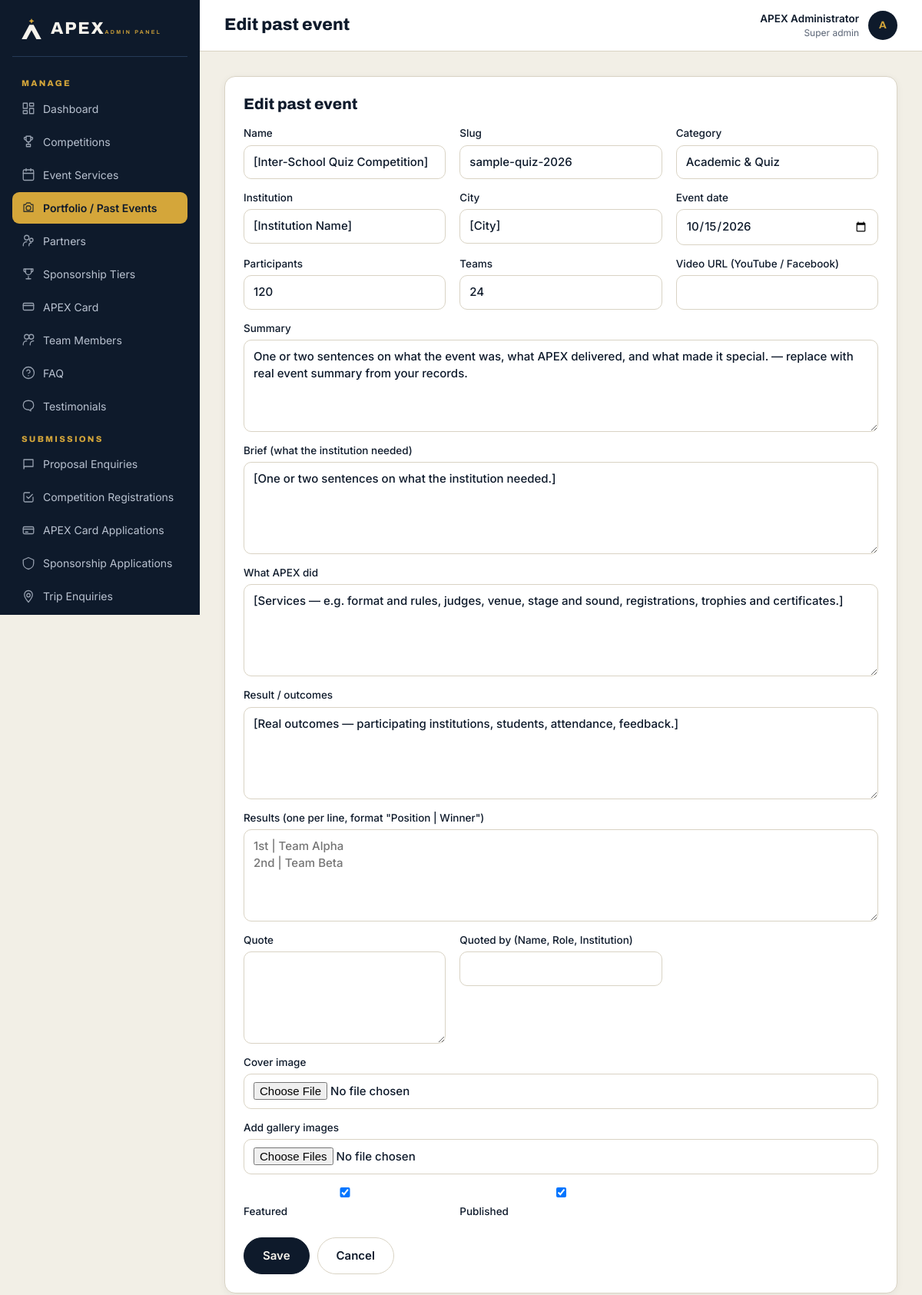
/admin/portfolio/edit.php?id=1 (signed in), run on the app's committed database.
### tables this page shows
CREATE TABLE `portfolio_items` (
  `id` INT UNSIGNED NOT NULL AUTO_INCREMENT,
  `name` VARCHAR(200) NOT NULL,
  `slug` VARCHAR(220) NOT NULL UNIQUE,
  `category` VARCHAR(80) NOT NULL,
  `institution` VARCHAR(200) NULL,
  `city` VARCHAR(80) NULL,
  `event_date` DATE NULL,
  `summary` TEXT NULL,
  `brief` TEXT NULL,
  `what_we_did` TEXT NULL,
  `result_text` TEXT NULL,
  `participants_count` INT UNSIGNED NULL,
  `teams_count` INT UNSIGNED NULL,
  `cover_image` VARCHAR(255) NULL,
  `video_url` VARCHAR(255) NULL,
  `results_json` TEXT NULL,
  `quote_text` VARCHAR(600) NULL,
  `quote_by` VARCHAR(160) NULL,
  `is_featured` TINYINT(1) NOT NULL DEFAULT 0,
  `is_published` TINYINT(1) NOT NULL DEFAULT 1,
  `created_at` DATETIME NOT NULL DEFAULT CURRENT_TIMESTAMP,
  `updated_at` DATETIME NOT NULL DEFAULT CURRENT_TIMESTAMP ON UPDATE CURRENT_TIMESTAMP,
  PRIMARY KEY (`id`),
  KEY `idx_cat_date` (`category`, `event_date`)
);

### includes/functions.php (called while the page is built, shortened)
<?php
if (!function_exists('e')) {
    function e($v): string {
        return htmlspecialchars((string)$v, ENT_QUOTES | ENT_SUBSTITUTE, 'UTF-8');
    }
}

### config/database.php (called while the page is built)
<?php
$dbConfig = [
    'host'     => $_ENV['DB_HOST']     ?? getenv('DB_HOST')     ?: 'localhost',
    'name'     => $_ENV['DB_NAME']     ?? getenv('DB_NAME')     ?: 'apex_db',
    'user'     => $_ENV['DB_USER']     ?? getenv('DB_USER')     ?: 'root',
    'pass'     => $_ENV['DB_PASS']     ?? getenv('DB_PASS')     ?: '',
    'charset'  => 'utf8mb4',
    'port'     => $_ENV['DB_PORT']     ?? getenv('DB_PORT')     ?: 3306,
];
function db(): PDO
{
    static $pdo = null;
    if ($pdo instanceof PDO) {
        return $pdo;
    }
    global $dbConfig;
    $dsn = sprintf(
        'mysql:host=%s;port=%d;dbname=%s;charset=%s',
        $dbConfig['host'], (int)$dbConfig['port'], $dbConfig['name'], $dbConfig['charset']
    );
    try {
        $pdo = new PDO($dsn, $dbConfig['user'], $dbConfig['pass'], [
            PDO::ATTR_ERRMODE            => PDO::ERRMODE_EXCEPTION,
            PDO::ATTR_DEFAULT_FETCH_MODE => PDO::FETCH_ASSOC,
            PDO::ATTR_EMULATE_PREPARES   => false,
            PDO::MYSQL_ATTR_INIT_COMMAND => "SET NAMES 'utf8mb4' COLLATE 'utf8mb4_unicode_ci'",
        ]);
    } catch (PDOException $e) {
        http_response_code(500);
        if (!empty($_ENV['APP_DEBUG']) || getenv('APP_DEBUG') === 'true') {
            exit('Database connection failed: ' . htmlspecialchars($e->getMessage()));
        }
        error_log('[APEX] DB connection failed: ' . $e->getMessage());
        exit('We could not connect to the database right now. Please try again shortly.');
    }
    return $pdo;
}

### includes/auth.php (called while the page is built, shortened)
<?php
function admin_user(): ?array
{
    try {
        $stmt = db()->prepare('SELECT id,name,email,role,is_active FROM admins WHERE id=? LIMIT 1');
        $stmt->execute([(int)$_SESSION['admin_id']]);
        $u = $stmt->fetch();
        if ($u && (int)$u['is_active'] === 1) {
            return $cached = $u;
        }
    } catch (Throwable $e) {  }
    return null;
}
function require_admin(): array
{
    $u = admin_user();
    return $u;
}

### admin/includes/crud.php (called while the page is built, shortened)
<?php
function tbl(string $name): string {
    return "`$name`";
}
function find_row(string $table, int $id): ?array {
    $stmt = db()->prepare('SELECT * FROM ' . tbl($table) . ' WHERE id=? LIMIT 1');
    $stmt->execute([$id]);
    return $stmt->fetch() ?: null;
}

### admin/portfolio/edit.php (the view, shortened to what this page needs)
<?php
$pageTitle = 'Edit past event';
require_once dirname(__DIR__) . '/includes/header.php';
require_once dirname(__DIR__) . '/includes/crud.php';
$id = (int)($_GET['id'] ?? 0);
$row = $id ? find_row('portfolio_items', $id) : null;
$results = '';
?>
<div class="admin-card">
  <h2><?= $row ? 'Edit past event' : 'New past event' ?></h2>
  <form method="POST" enctype="multipart/form-data" class="form-inline">
    <div class="form-cols">
      <label>Name<input type="text" name="name" required value="<?= e($row['name'] ?? '') ?>"></label>
      <label>Slug<input type="text" name="slug" value="<?= e($row['slug'] ?? '') ?>" placeholder="auto"></label>
      <label>Category<select name="category">
        <?php foreach (["Academic & Quiz","Debate & Speaking","Science & Technology","Sports","Arts & Talent","Ceremonies","Culture","Exhibitions","Seminars","Tours","Corporate"] as $c): ?>
          <option<?= ($row['category'] ?? '')===$c?' selected':'' ?>><?= e($c) ?></option>
        <?php endforeach; ?>
      </select></label>
      <label>Institution<input type="text" name="institution" value="<?= e($row['institution'] ?? '') ?>"></label>
      <label>City<input type="text" name="city" value="<?= e($row['city'] ?? '') ?>"></label>
      <label>Event date<input type="date" name="event_date" value="<?= e($row['event_date'] ?? '') ?>"></label>
      <label>Participants<input type="number" name="participants_count" value="<?= e($row['participants_count'] ?? '') ?>"></label>
      <label>Teams<input type="number" name="teams_count" value="<?= e($row['teams_count'] ?? '') ?>"></label>
      <label>Video URL (YouTube / Facebook)<input type="url" name="video_url" value="<?= e($row['video_url'] ?? '') ?>"></label>
      <label class="full">Summary<textarea name="summary"><?= e($row['summary'] ?? '') ?></textarea></label>
      <label class="full">Brief (what the institution needed)<textarea name="brief"><?= e($row['brief'] ?? '') ?></textarea></label>
      <label class="full">What APEX did<textarea name="what_we_did"><?= e($row['what_we_did'] ?? '') ?></textarea></label>
      <label class="full">Result / outcomes<textarea name="result_text"><?= e($row['result_text'] ?? '') ?></textarea></label>
      <label class="full">Results (one per line, format "Position | Winner")<textarea name="results" placeholder="1st | Team Alpha&#10;2nd | Team Beta"><?= e($results) ?></textarea></label>
      <label>Quote<textarea name="quote_text"><?= e($row['quote_text'] ?? '') ?></textarea></label>
      <label>Quoted by (Name, Role, Institution)<input type="text" name="quote_by" value="<?= e($row['quote_by'] ?? '') ?>"></label>
      <label class="full">Cover image<input type="file" name="cover_image" accept="image/*"></label>
      <label class="full">Add gallery images<input type="file" name="gallery[]" accept="image/*" multiple></label>
      <label><input type="checkbox" name="is_featured" value="1"<?= !empty($row['is_featured'])?' checked':'' ?>> Featured</label>
      <label><input type="checkbox" name="is_published" value="1"<?= (!$row || !empty($row['is_published']))?' checked':'' ?>> Published</label>
    </div>
    <div style="display:flex;gap:10px;margin-top:10px">
      <button class="btn btn-navy" type="submit">Save</button>
      <a class="btn btn-ghost" href="index.php">Cancel</a>
    </div>
  </form>
</div>
<?php require_once dirname(__DIR__) . '/includes/footer.php'; ?>

### admin/includes/header.php (shortened to what this page needs)
<?php
require_once dirname(__DIR__, 2) . '/includes/auth.php';
$user = require_admin();
$pageTitle = $pageTitle ?? 'Dashboard';
$selfParts = explode('/', ltrim($_SERVER['PHP_SELF'] ?? '', '/'));
$adminIdx = array_search('admin', $selfParts, true);
$depthBelowAdmin = $adminIdx !== false ? max(0, count($selfParts) - $adminIdx - 2) : 0;
$adminBase = str_repeat('../', $depthBelowAdmin);
$siteBase  = $adminBase . '../';
function admin_nav_link(string $pathUnderAdmin, string $label, string $icon = ''): void {
    global $adminBase;
    $href = $adminBase . ltrim($pathUnderAdmin, '/');
    $current = trim($_SERVER['REQUEST_URI'] ?? '', '/');
    $dir     = dirname($pathUnderAdmin);
    $isActive = str_ends_with($current, '/' . trim($pathUnderAdmin, '/'))
             || ($dir !== '.' && str_contains($current, '/' . trim($dir, '/') . '/'));
    echo '<a href="' . e($href) . '"' . ($isActive ? ' aria-current="page"' : '') . '>';
    if ($icon) echo '<svg class="ico" viewBox="0 0 24 24" fill="none" stroke="currentColor" stroke-width="1.7" stroke-linecap="round" stroke-linejoin="round" aria-hidden="true">' . $icon . '</svg>';
    echo e($label) . '</a>';
}
?>
<!doctype html>
<html lang="en">
<head>
<link rel="stylesheet" href="<?= e($siteBase) ?>assets/css/main.css">
<link rel="stylesheet" href="<?= e($siteBase) ?>assets/css/admin.css">
</head>
<body class="admin">
<div class="admin-shell">
  <aside id="admin-side" class="admin-side">
    <a class="admin-brand" href="<?= e($adminBase) ?>dashboard.php">
      <svg viewBox="0 0 120 110" width="30" height="27" aria-hidden="true"><path d="M60 0 Q62 12 74 14 Q62 16 60 28 Q58 16 46 14 Q58 12 60 0 Z" fill="#D4A63A"/><path d="M49 34 L71 34 L112 110 L86 110 L60 62 L34 110 L8 110 Z" fill="#F6F3EC"/></svg>
      <span><span class="name">APEX</span><span class="sub">ADMIN PANEL</span></span>
    </a>
    <nav class="admin-nav">
      <h4>MANAGE</h4>
      <?php
      admin_nav_link('dashboard.php', 'Dashboard', '<rect x="3" y="3" width="7" height="9"/><rect x="14" y="3" width="7" height="5"/><rect x="14" y="12" width="7" height="9"/><rect x="3" y="16" width="7" height="5"/>');
      admin_nav_link('portfolio/index.php', 'Portfolio / Past Events', '<path d="M4 7h3l2-3h6l2 3h3v12H4z"/><circle cx="12" cy="13" r="4"/>');
      ?>
      <h4>SUBMISSIONS</h4>
    </nav>
  </aside>
  <section class="admin-main">
    <header class="admin-topbar">
      <h1><?= e($pageTitle) ?></h1>
      <div class="user">
        <div style="text-align:right">
          <div style="font-weight:600"><?= e($user['name']) ?></div>
          <div style="color:var(--slate);font-size:12px"><?= e(ucfirst(str_replace('_',' ',$user['role']))) ?></div>
        </div>
        <div class="avatar"><?= e(strtoupper(substr($user['name'],0,1))) ?></div>
      </div>
    </header>
    <div class="admin-content">

### assets/css/main.css (style rules this page uses)
:root { --navy: #0E1A2B; --panel: #15253B; --edge: #263A57; --gold: #D4A63A; --gold-2: #E3B54A; --dgold: #8A6516; --blue: #2563EB; --blue-dark: #1D4ED8; --blue-soft: #EFF4FF; --ivory: #F6F3EC; --white: #FFFFFF; --slate: #5B6576; --mist: #B9C2D0; --line: #D9D3C4; --line-cool: #E5E7EB; --green: #1F6B45; --greenbg:#E3F1E8; --red: #B3261E; --redbg: #FDECEA; --radius: 14px; --radius-lg: 20px; --shadow-sm: 0 2px 10px rgba(14,26,43,.06); --shadow: 0 12px 28px rgba(14,26,43,.08); --shadow-lg: 0 24px 60px rgba(14,26,43,.14); --shadow-header: 0 1px 2px rgba(15,23,42,.04), 0 2px 8px rgba(15,23,42,.06); --max: 1240px; --transition: .25s cubic-bezier(.2,.8,.2,1); }
*,*::before,*::after { box-sizing:border-box }
html { scroll-behavior:smooth;-webkit-text-size-adjust:100% }
body { margin:0;font-family:Inter,system-ui,-apple-system,Segoe UI,Roboto,sans-serif;color:var(--navy);background:var(--ivory);line-height:1.5;overflow-x:hidden }
img,svg,video { max-width:100%;height:auto;display:block }
a { color:var(--dgold);text-decoration:none;transition:color var(--transition) }
button { font:inherit;cursor:pointer }
input,select,textarea,button { font-family:inherit }
h1,h2,h3,h4 { font-family:Archivo,sans-serif;font-weight:800;line-height:1.15;margin:0 0 .5em }
h1 { font-size:clamp(34px,4.4vw,56px);font-stretch:115% }
h2 { font-size:clamp(26px,3.2vw,40px);font-stretch:112% }
.btn { display:inline-flex;align-items:center;gap:8px;font-weight:600;font-size:15px;padding:13px 24px;border-radius:999px;min-height:48px;text-decoration:none;border:1.5px solid transparent;transition:all var(--transition);cursor:pointer;line-height:1;font-family:inherit }
.btn-navy { background:var(--navy);color:var(--ivory);border-color:var(--navy) }
.btn-ghost { background:#fff;color:var(--navy);border-color:var(--line) }
html,body { max-width:100% }
body { overflow-x:hidden;overflow-x:clip }
img,video,iframe,svg { max-width:100%;height:auto }
a { word-wrap:break-word;overflow-wrap:break-word }
input,textarea,select,button { -webkit-appearance:none;appearance:none;max-width:100% }
input[type="checkbox"],input[type="radio"] { -webkit-appearance:checkbox;appearance:checkbox;max-width:none }
select { background-repeat:no-repeat;background-position:right 14px center;padding-right:38px }

### data on the page
portfolio_items: name "[Inter-School Quiz Competition]", slug "sample-quiz-2026", institution "[Institution Name]", city "[City]", event_date "10/15/2026", participants_count "120", teams_count "24", summary "One or two sentences on what the event was, what APEX delivered, and what made it special. — replace with real event summary from your records.", brief "[One or two sentences on what the institution needed.]", what_we_did "[Services — e.g. format and rules, judges, venue, stage and sound, registrations, trophies and certificates.]", result_text "[Real outcomes — participating institutions, students, attendance, feedback.]", is_featured "☑", is_published "☑"

### other printed values
$pageTitle "Edit past event"
$user['name'] "APEX Administrator"
str_replace('_',' ',$user['role']) "Super admin"
substr($user['name'],0,1) "A"
form field category "Academic & Quiz"
